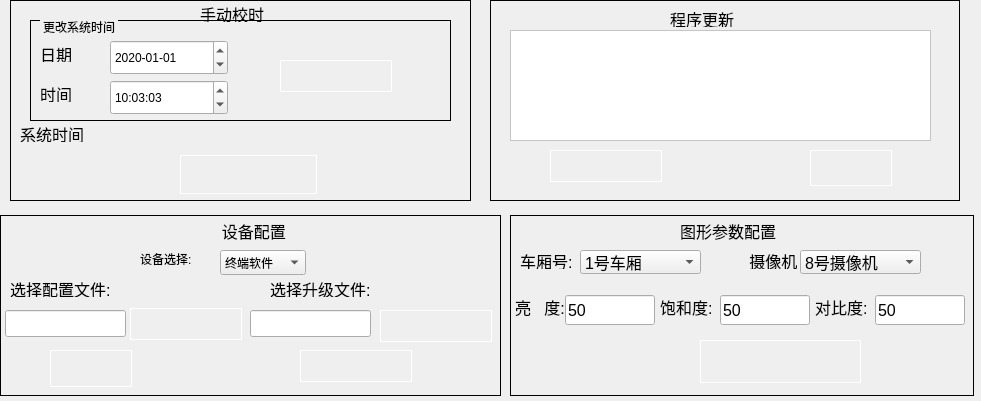
  <widget class="QWidget" name="deviceManagewidget" native="true">
   <property name="geometry">
    <rect>
     <x>20</x>
     <y>115</y>
     <width>981</width>
     <height>401</height>
    </rect>
   </property>
   <property name="focusPolicy">
    <enum>Qt::StrongFocus</enum>
   </property>
   <widget class="QLineEdit" name="configFileDisplayLineEdit">
    <property name="geometry">
     <rect>
      <x>5</x>
      <y>310</y>
      <width>121</width>
      <height>27</height>
     </rect>
    </property>
    <property name="font">
     <font>
      <pointsize>12</pointsize>
     </font>
    </property>
   </widget>
   <widget class="QLineEdit" name="brightnessLineEdit">
    <property name="geometry">
     <rect>
      <x>565</x>
      <y>295</y>
      <width>90</width>
      <height>30</height>
     </rect>
    </property>
    <property name="font">
     <font>
      <pointsize>12</pointsize>
     </font>
    </property>
    <property name="text">
     <string>50</string>
    </property>
   </widget>
   <widget class="QLabel" name="carriageLabel">
    <property name="geometry">
     <rect>
      <x>520</x>
      <y>252</y>
      <width>51</width>
      <height>17</height>
     </rect>
    </property>
    <property name="font">
     <font>
      <pointsize>12</pointsize>
     </font>
    </property>
    <property name="styleSheet">
     <string notr="true"/>
    </property>
    <property name="text">
     <string>车厢号:</string>
    </property>
   </widget>
   <widget class="QPushButton" name="configFilelookPushButton">
    <property name="geometry">
     <rect>
      <x>130</x>
      <y>308</y>
      <width>112</width>
      <height>32</height>
     </rect>
    </property>
    <property name="font">
     <font>
      <pointsize>12</pointsize>
     </font>
    </property>
    <property name="focusPolicy">
     <enum>Qt::ClickFocus</enum>
    </property>
    <property name="styleSheet">
     <string notr="true">QPushButton{
background-image: url(:/monres/browse.bmp);
border-color: rgb(255, 255, 255);
border-width: 1px;
border-style: solid;}

QPushButton:pressed
{background-color: rgb(86, 164, 246);color: rgb(255, 255, 255);border-color: rgb(170, 170, 170);border-width: 2px;border-style: solid;}</string>
    </property>
    <property name="text">
     <string/>
    </property>
   </widget>
   <widget class="QComboBox" name="carriageSelectionComboBox">
    <property name="enabled">
     <bool>true</bool>
    </property>
    <property name="geometry">
     <rect>
      <x>580</x>
      <y>250</y>
      <width>121</width>
      <height>24</height>
     </rect>
    </property>
    <property name="font">
     <font>
      <pointsize>12</pointsize>
     </font>
    </property>
    <property name="currentIndex">
     <number>0</number>
    </property>
    <property name="minimumContentsLength">
     <number>0</number>
    </property>
    <item>
     <property name="text">
      <string>1号车厢</string>
     </property>
    </item>
    <item>
     <property name="text">
      <string>8号车厢</string>
     </property>
    </item>
   </widget>
   <widget class="QComboBox" name="cameraSelectionComboBox">
    <property name="enabled">
     <bool>true</bool>
    </property>
    <property name="geometry">
     <rect>
      <x>800</x>
      <y>250</y>
      <width>121</width>
      <height>24</height>
     </rect>
    </property>
    <property name="font">
     <font>
      <pointsize>12</pointsize>
     </font>
    </property>
    <property name="currentIndex">
     <number>0</number>
    </property>
    <item>
     <property name="text">
      <string>8号摄像机</string>
     </property>
    </item>
    <item>
     <property name="text">
      <string>9号摄像机</string>
     </property>
    </item>
   </widget>
   <widget class="QLineEdit" name="contrastLineEdit">
    <property name="geometry">
     <rect>
      <x>875</x>
      <y>295</y>
      <width>90</width>
      <height>30</height>
     </rect>
    </property>
    <property name="font">
     <font>
      <pointsize>12</pointsize>
     </font>
    </property>
    <property name="text">
     <string>50</string>
    </property>
   </widget>
   <widget class="QLabel" name="label_9">
    <property name="geometry">
     <rect>
      <x>200</x>
      <y>5</y>
      <width>67</width>
      <height>17</height>
     </rect>
    </property>
    <property name="font">
     <font>
      <pointsize>12</pointsize>
     </font>
    </property>
    <property name="text">
     <string>手动校时</string>
    </property>
   </widget>
   <widget class="QPushButton" name="timeAdjustPushButton">
    <property name="geometry">
     <rect>
      <x>180</x>
      <y>155</y>
      <width>137</width>
      <height>39</height>
     </rect>
    </property>
    <property name="styleSheet">
     <string notr="true">QPushButton{
background-image: url(:/monres/timing.bmp);
border-color: rgb(255, 255, 255);
border-width: 1px;
border-style: solid;}

QPushButton:pressed
{background-color: rgb(86, 164, 246);color: rgb(255, 255, 255);border-color: rgb(170, 170, 170);border-width: 2px;border-style: solid;}</string>
    </property>
    <property name="text">
     <string/>
    </property>
   </widget>
   <widget class="QLabel" name="label_15">
    <property name="geometry">
     <rect>
      <x>680</x>
      <y>220</y>
      <width>101</width>
      <height>21</height>
     </rect>
    </property>
    <property name="font">
     <font>
      <pointsize>12</pointsize>
     </font>
    </property>
    <property name="text">
     <string>图形参数配置</string>
    </property>
   </widget>
   <widget class="QComboBox" name="comboBox">
    <property name="geometry">
     <rect>
      <x>220</x>
      <y>250</y>
      <width>86</width>
      <height>25</height>
     </rect>
    </property>
    <item>
     <property name="text">
      <string>终端软件</string>
     </property>
    </item>
   </widget>
   <widget class="QLineEdit" name="saturationLineEdit">
    <property name="geometry">
     <rect>
      <x>720</x>
      <y>295</y>
      <width>90</width>
      <height>30</height>
     </rect>
    </property>
    <property name="font">
     <font>
      <pointsize>12</pointsize>
     </font>
    </property>
    <property name="text">
     <string>50</string>
    </property>
   </widget>
   <widget class="QPushButton" name="imageParamSetPushButton">
    <property name="geometry">
     <rect>
      <x>700</x>
      <y>340</y>
      <width>161</width>
      <height>43</height>
     </rect>
    </property>
    <property name="font">
     <font>
      <pointsize>12</pointsize>
     </font>
    </property>
    <property name="styleSheet">
     <string notr="true">QPushButton{
background-image: url(:/monres/settingconfig.bmp);
border-color: rgb(255, 255, 255);
border-width: 1px;
border-style: solid;}

QPushButton:pressed
{background-color: rgb(86, 164, 246);color: rgb(255, 255, 255);border-color: rgb(170, 170, 170);border-width: 2px;border-style: solid;}</string>
    </property>
    <property name="text">
     <string/>
    </property>
   </widget>
   <widget class="QLabel" name="systimeAdjustLabel">
    <property name="geometry">
     <rect>
      <x>260</x>
      <y>125</y>
      <width>91</width>
      <height>21</height>
     </rect>
    </property>
    <property name="text">
     <string/>
    </property>
   </widget>
   <widget class="QLabel" name="saturationLabel">
    <property name="geometry">
     <rect>
      <x>660</x>
      <y>295</y>
      <width>52</width>
      <height>24</height>
     </rect>
    </property>
    <property name="font">
     <font>
      <pointsize>12</pointsize>
     </font>
    </property>
    <property name="styleSheet">
     <string notr="true"/>
    </property>
    <property name="text">
     <string>饱和度:</string>
    </property>
   </widget>
   <widget class="QLabel" name="brightnessLabel">
    <property name="geometry">
     <rect>
      <x>515</x>
      <y>295</y>
      <width>51</width>
      <height>24</height>
     </rect>
    </property>
    <property name="font">
     <font>
      <pointsize>12</pointsize>
     </font>
    </property>
    <property name="styleSheet">
     <string notr="true"/>
    </property>
    <property name="text">
     <string>亮   度:</string>
    </property>
   </widget>
   <widget class="QPushButton" name="clientRebootPushButton">
    <property name="geometry">
     <rect>
      <x>810</x>
      <y>150</y>
      <width>82</width>
      <height>36</height>
     </rect>
    </property>
    <property name="font">
     <font>
      <pointsize>12</pointsize>
     </font>
    </property>
    <property name="styleSheet">
     <string notr="true">QPushButton{
background-image: url(:/monres/restat.bmp);
border-color: rgb(255, 255, 255);
border-width: 1px;
border-style: solid;}

QPushButton:pressed
{background-color: rgb(86, 164, 246);color: rgb(255, 255, 255);border-color: rgb(170, 170, 170);border-width: 2px;border-style: solid;}</string>
    </property>
    <property name="text">
     <string/>
    </property>
   </widget>
   <widget class="QLabel" name="configFileSelectionLabel">
    <property name="geometry">
     <rect>
      <x>10</x>
      <y>280</y>
      <width>101</width>
      <height>17</height>
     </rect>
    </property>
    <property name="font">
     <font>
      <pointsize>12</pointsize>
     </font>
    </property>
    <property name="styleSheet">
     <string notr="true"/>
    </property>
    <property name="text">
     <string>选择配置文件:</string>
    </property>
   </widget>
   <widget class="QLabel" name="cameraLabel">
    <property name="geometry">
     <rect>
      <x>736</x>
      <y>252</y>
      <width>61</width>
      <height>17</height>
     </rect>
    </property>
    <property name="font">
     <font>
      <pointsize>12</pointsize>
     </font>
    </property>
    <property name="styleSheet">
     <string notr="true"/>
    </property>
    <property name="text">
     <string>   摄像机:</string>
    </property>
   </widget>
   <widget class="QLabel" name="contrastLabel">
    <property name="geometry">
     <rect>
      <x>815</x>
      <y>295</y>
      <width>52</width>
      <height>24</height>
     </rect>
    </property>
    <property name="font">
     <font>
      <pointsize>12</pointsize>
     </font>
    </property>
    <property name="styleSheet">
     <string notr="true"/>
    </property>
    <property name="text">
     <string>对比度:</string>
    </property>
   </widget>
   <widget class="QPushButton" name="configFileImportPushButton">
    <property name="geometry">
     <rect>
      <x>50</x>
      <y>350</y>
      <width>82</width>
      <height>37</height>
     </rect>
    </property>
    <property name="font">
     <font>
      <pointsize>12</pointsize>
     </font>
    </property>
    <property name="focusPolicy">
     <enum>Qt::ClickFocus</enum>
    </property>
    <property name="styleSheet">
     <string notr="true">QPushButton{
background-image: url(:/monres/in.bmp);
border-color: rgb(255, 255, 255);
border-width: 1px;
border-style: solid;}

QPushButton:pressed
{background-color: rgb(86, 164, 246);color: rgb(255, 255, 255);border-color: rgb(170, 170, 170);border-width: 2px;border-style: solid;}</string>
    </property>
    <property name="text">
     <string/>
    </property>
   </widget>
   <widget class="QLabel" name="sysDataAdjustLabel">
    <property name="geometry">
     <rect>
      <x>110</x>
      <y>125</y>
      <width>131</width>
      <height>21</height>
     </rect>
    </property>
    <property name="font">
     <font>
      <pointsize>10</pointsize>
     </font>
    </property>
    <property name="styleSheet">
     <string notr="true"/>
    </property>
    <property name="text">
     <string/>
    </property>
   </widget>
   <widget class="QLabel" name="devConfigLabel">
    <property name="geometry">
     <rect>
      <x>40</x>
      <y>220</y>
      <width>351</width>
      <height>21</height>
     </rect>
    </property>
    <property name="font">
     <font>
      <pointsize>12</pointsize>
     </font>
    </property>
    <property name="styleSheet">
     <string notr="true"/>
    </property>
    <property name="text">
     <string>                                         设备配置</string>
    </property>
   </widget>
   <widget class="QLabel" name="updateStatusLabel">
    <property name="geometry">
     <rect>
      <x>670</x>
      <y>10</y>
      <width>71</width>
      <height>17</height>
     </rect>
    </property>
    <property name="font">
     <font>
      <pointsize>12</pointsize>
     </font>
    </property>
    <property name="styleSheet">
     <string notr="true"/>
    </property>
    <property name="text">
     <string>程序更新</string>
    </property>
   </widget>
   <widget class="QLabel" name="label_18">
    <property name="geometry">
     <rect>
      <x>140</x>
      <y>250</y>
      <width>67</width>
      <height>17</height>
     </rect>
    </property>
    <property name="text">
     <string>设备选择:</string>
    </property>
   </widget>
   <widget class="QLabel" name="label_5">
    <property name="geometry">
     <rect>
      <x>20</x>
      <y>125</y>
      <width>67</width>
      <height>17</height>
     </rect>
    </property>
    <property name="font">
     <font>
      <pointsize>12</pointsize>
     </font>
    </property>
    <property name="text">
     <string>系统时间</string>
    </property>
   </widget>
   <widget class="QPushButton" name="updateBeginPushButton">
    <property name="geometry">
     <rect>
      <x>550</x>
      <y>150</y>
      <width>112</width>
      <height>32</height>
     </rect>
    </property>
    <property name="font">
     <font>
      <pointsize>12</pointsize>
     </font>
    </property>
    <property name="styleSheet">
     <string notr="true">QPushButton{
background-image: url(:/monres/kaishigegnxin.bmp);
border-color: rgb(255, 255, 255);
border-width: 1px;
border-style: solid;}

QPushButton:pressed
{background-color: rgb(86, 164, 246);color: rgb(255, 255, 255);border-color: rgb(170, 170, 170);border-width: 2px;border-style: solid;}</string>
    </property>
    <property name="text">
     <string/>
    </property>
   </widget>
   <widget class="QPushButton" name="downLoadLogPushButton">
    <property name="geometry">
     <rect>
      <x>300</x>
      <y>350</y>
      <width>112</width>
      <height>32</height>
     </rect>
    </property>
    <property name="font">
     <font>
      <pointsize>12</pointsize>
     </font>
    </property>
    <property name="focusPolicy">
     <enum>Qt::ClickFocus</enum>
    </property>
    <property name="styleSheet">
     <string notr="true">QPushButton{
background-image: url(:/monres/downlog.bmp);
border-color: rgb(255, 255, 255);
border-width: 1px;
border-style: solid;}

QPushButton:pressed
{background-color: rgb(86, 164, 246);color: rgb(255, 255, 255);border-color: rgb(170, 170, 170);border-width: 2px;border-style: solid;}

</string>
    </property>
    <property name="text">
     <string/>
    </property>
    <property name="autoDefault">
     <bool>false</bool>
    </property>
   </widget>
   <widget class="QTextEdit" name="updateStatueTextEdit">
    <property name="enabled">
     <bool>false</bool>
    </property>
    <property name="geometry">
     <rect>
      <x>510</x>
      <y>30</y>
      <width>421</width>
      <height>111</height>
     </rect>
    </property>
    <property name="styleSheet">
     <string notr="true">background-color: rgb(255, 255, 255);</string>
    </property>
   </widget>
   <widget class="QLineEdit" name="configFileDisplayLineEdit_2">
    <property name="geometry">
     <rect>
      <x>250</x>
      <y>310</y>
      <width>121</width>
      <height>27</height>
     </rect>
    </property>
    <property name="font">
     <font>
      <pointsize>12</pointsize>
     </font>
    </property>
   </widget>
   <widget class="QLabel" name="label_19">
    <property name="geometry">
     <rect>
      <x>270</x>
      <y>280</y>
      <width>101</width>
      <height>17</height>
     </rect>
    </property>
    <property name="font">
     <font>
      <pointsize>12</pointsize>
     </font>
    </property>
    <property name="text">
     <string>选择升级文件:</string>
    </property>
   </widget>
   <widget class="QPushButton" name="configFilelookPushButton_2">
    <property name="geometry">
     <rect>
      <x>380</x>
      <y>310</y>
      <width>112</width>
      <height>32</height>
     </rect>
    </property>
    <property name="font">
     <font>
      <pointsize>12</pointsize>
     </font>
    </property>
    <property name="focusPolicy">
     <enum>Qt::ClickFocus</enum>
    </property>
    <property name="acceptDrops">
     <bool>false</bool>
    </property>
    <property name="styleSheet">
     <string notr="true">
QPushButton{
background-image: url(:/monres/browse.bmp);
border-color: rgb(255, 255, 255);
border-width: 1px;
border-style: solid;}


QPushButton:pressed
{background-color: rgb(86, 164, 246);color: rgb(255, 255, 255);border-color: rgb(170, 170, 170);border-width: 2px;border-style: solid;}

</string>
    </property>
    <property name="text">
     <string/>
    </property>
    <property name="checkable">
     <bool>false</bool>
    </property>
    <property name="autoRepeatDelay">
     <number>300</number>
    </property>
    <property name="autoRepeatInterval">
     <number>100</number>
    </property>
   </widget>
   <widget class="QLabel" name="label_8">
    <property name="geometry">
     <rect>
      <x>40</x>
      <y>45</y>
      <width>51</width>
      <height>17</height>
     </rect>
    </property>
    <property name="font">
     <font>
      <pointsize>12</pointsize>
     </font>
    </property>
    <property name="text">
     <string>日期</string>
    </property>
   </widget>
   <widget class="QLabel" name="label_12">
    <property name="geometry">
     <rect>
      <x>40</x>
      <y>85</y>
      <width>51</width>
      <height>17</height>
     </rect>
    </property>
    <property name="font">
     <font>
      <pointsize>12</pointsize>
     </font>
    </property>
    <property name="text">
     <string>时间</string>
    </property>
   </widget>
   <widget class="QTimeEdit" name="timeEdit">
    <property name="geometry">
     <rect>
      <x>110</x>
      <y>80</y>
      <width>118</width>
      <height>35</height>
     </rect>
    </property>
    <property name="dateTime">
     <datetime>
      <hour>10</hour>
      <minute>3</minute>
      <second>3</second>
      <year>2000</year>
      <month>1</month>
      <day>1</day>
     </datetime>
    </property>
    <property name="displayFormat">
     <string>hh:mm:ss</string>
    </property>
   </widget>
   <widget class="QPushButton" name="timeSetPushButton">
    <property name="geometry">
     <rect>
      <x>280</x>
      <y>60</y>
      <width>112</width>
      <height>32</height>
     </rect>
    </property>
    <property name="font">
     <font>
      <pointsize>12</pointsize>
     </font>
    </property>
    <property name="styleSheet">
     <string notr="true">QPushButton{
background-image: url(:/monres/sure.bmp);
border-color: rgb(255, 255, 255);
border-width: 1px;
border-style: solid;}

QPushButton:pressed
{background-color: rgb(86, 164, 246);color: rgb(255, 255, 255);border-color: rgb(170, 170, 170);border-width: 2px;border-style: solid;}</string>
    </property>
    <property name="text">
     <string/>
    </property>
   </widget>
   <widget class="QDateEdit" name="dateEdit">
    <property name="geometry">
     <rect>
      <x>110</x>
      <y>40</y>
      <width>118</width>
      <height>35</height>
     </rect>
    </property>
    <property name="displayFormat">
     <string>yyyy-MM-dd</string>
    </property>
    <property name="date">
     <date>
      <year>2020</year>
      <month>1</month>
      <day>1</day>
     </date>
    </property>
   </widget>
   <widget class="QGroupBox" name="groupBox">
    <property name="geometry">
     <rect>
      <x>30</x>
      <y>20</y>
      <width>421</width>
      <height>101</height>
     </rect>
    </property>
    <property name="styleSheet">
     <string notr="true">QGroupBox{
	border-width:1px;
	border-style:solid;
	border-color:black;
	margin-top:1ex;
}
QGroupBox:title{
	subcontrol-orgin:0 10px;
	subcontrol-position: top left;
	left:10px;
	top:-1ex;
	margin-left:0px;
	padding:0 1px;
}
</string>
    </property>
    <property name="title">
     <string>更改系统时间</string>
    </property>
   </widget>
   <widget class="QGroupBox" name="groupBox_2">
    <property name="geometry">
     <rect>
      <x>490</x>
      <y>0</y>
      <width>470</width>
      <height>201</height>
     </rect>
    </property>
    <property name="styleSheet">
     <string notr="true">QGroupBox{
	border-width:1px;
	border-style:solid;
	border-color:black;
}</string>
    </property>
    <property name="title">
     <string/>
    </property>
   </widget>
   <widget class="QGroupBox" name="groupBox_3">
    <property name="geometry">
     <rect>
      <x>10</x>
      <y>0</y>
      <width>461</width>
      <height>201</height>
     </rect>
    </property>
    <property name="styleSheet">
     <string notr="true">QGroupBox{
	border-width:1px;
	border-style:solid;
	border-color:black;
}</string>
    </property>
    <property name="title">
     <string/>
    </property>
   </widget>
   <widget class="QGroupBox" name="groupBox_4">
    <property name="geometry">
     <rect>
      <x>0</x>
      <y>215</y>
      <width>501</width>
      <height>181</height>
     </rect>
    </property>
    <property name="styleSheet">
     <string notr="true">QGroupBox{
	border-width:1px;
	border-style:solid;
	border-color:black;
}</string>
    </property>
    <property name="title">
     <string/>
    </property>
   </widget>
   <widget class="QGroupBox" name="groupBox_5">
    <property name="geometry">
     <rect>
      <x>510</x>
      <y>215</y>
      <width>464</width>
      <height>181</height>
     </rect>
    </property>
    <property name="styleSheet">
     <string notr="true">QGroupBox{
	border-width:1px;
	border-style:solid;
	border-color:black;
}</string>
    </property>
    <property name="title">
     <string/>
    </property>
   </widget>
   <zorder>groupBox_5</zorder>
   <zorder>groupBox_4</zorder>
   <zorder>groupBox_3</zorder>
   <zorder>groupBox_2</zorder>
   <zorder>label_15</zorder>
   <zorder>saturationLineEdit</zorder>
   <zorder>imageParamSetPushButton</zorder>
   <zorder>saturationLabel</zorder>
   <zorder>brightnessLabel</zorder>
   <zorder>configFileSelectionLabel</zorder>
   <zorder>cameraLabel</zorder>
   <zorder>contrastLabel</zorder>
   <zorder>configFileImportPushButton</zorder>
   <zorder>devConfigLabel</zorder>
   <zorder>updateStatusLabel</zorder>
   <zorder>label_18</zorder>
   <zorder>label_5</zorder>
   <zorder>updateBeginPushButton</zorder>
   <zorder>brightnessLineEdit</zorder>
   <zorder>cameraSelectionComboBox</zorder>
   <zorder>carriageLabel</zorder>
   <zorder>carriageSelectionComboBox</zorder>
   <zorder>clientRebootPushButton</zorder>
   <zorder>comboBox</zorder>
   <zorder>configFileDisplayLineEdit</zorder>
   <zorder>configFilelookPushButton</zorder>
   <zorder>contrastLineEdit</zorder>
   <zorder>label_9</zorder>
   <zorder>sysDataAdjustLabel</zorder>
   <zorder>timeAdjustPushButton</zorder>
   <zorder>downLoadLogPushButton</zorder>
   <zorder>systimeAdjustLabel</zorder>
   <zorder>updateStatueTextEdit</zorder>
   <zorder>configFileDisplayLineEdit_2</zorder>
   <zorder>label_19</zorder>
   <zorder>configFilelookPushButton_2</zorder>
   <zorder>groupBox</zorder>
   <zorder>label_8</zorder>
   <zorder>timeEdit</zorder>
   <zorder>timeSetPushButton</zorder>
   <zorder>dateEdit</zorder>
   <zorder>label_12</zorder>
  </widget>
